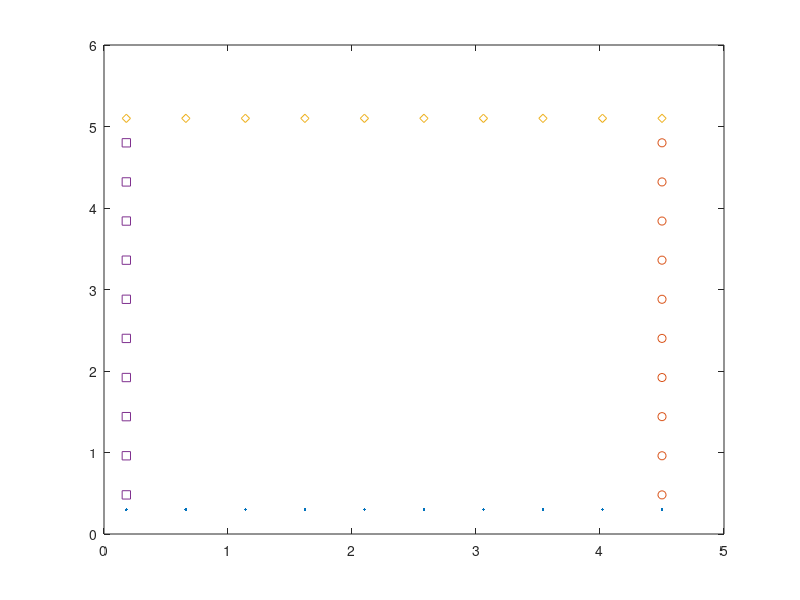
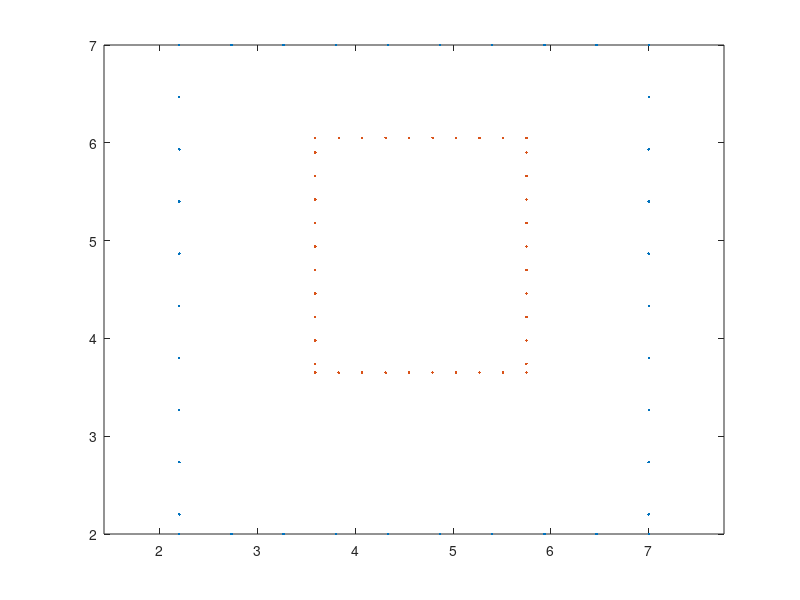

Reproduce these figures in MATLAB, in order.
function [r1,x] = gen_initstate()

nh1 = [1;0] ; 
nh2 = [0;1] ; 

d = linspace(0.2,5,10) ; 
l1 = [0;0]+d.*nh1 ; 
l2 = l1(:,end) + d.*nh2 ; 
l3 = l1(:,end:-1:1) + [0;l2(2,end)] ;
l4 = l2(:,end:-1:1) + [l1(1,1);0] - + [l2(1,1);0] ; 
edges = [l1,l2,l3,l4] +2 ; 
r1 = edges;

l1x = [0;0.3]+0.9*d.*nh1 ;
l2x = l1x(:,end) + 0.9*d.*nh2 ;
l3x = l1x(:,end:-1:1) + [0;l2x(2,end)] ;
l4x = l2x(:,end:-1:1) + [l1x(1,1);0] - + [l2x(1,1);0] ; 


figure;plot(l1x(1,:),l1x(2,:),'.');hold on;
plot(l2x(1,:),l2x(2,:),'o');
plot(l3x(1,:),l3x(2,:),'d');
plot(l4x(1,:),l4x(2,:),'s');
x = [l1x,l2x,l3x,l4x]*0.5 + [3.5;3.5] ; 
%  x = l1x(:,1:6)
 figure;plot(r1(1,:),r1(2,:),'.');axis equal;hold on;plot(x(1,:),x(2,:),'.')